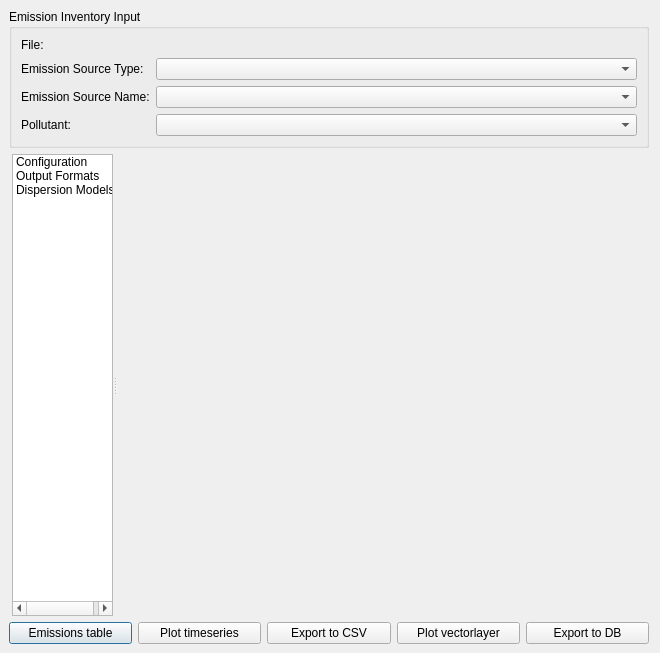
<?xml version="1.0" encoding="UTF-8"?>
<ui version="4.0">
 <class>ResultsAnalysisDialog</class>
 <widget class="QDialog" name="ResultsAnalysisDialog">
  <property name="geometry">
   <rect>
    <x>0</x>
    <y>0</y>
    <width>660</width>
    <height>653</height>
   </rect>
  </property>
  <property name="windowTitle">
   <string>Emission Inventory Analysis</string>
  </property>
  <layout class="QVBoxLayout" name="verticalLayout">
   <property name="leftMargin">
    <number>9</number>
   </property>
   <property name="topMargin">
    <number>9</number>
   </property>
   <property name="bottomMargin">
    <number>9</number>
   </property>
   <item>
    <widget class="QGroupBox" name="outputGroupBox">
     <property name="title">
      <string>Emission Inventory Input</string>
     </property>
     <layout class="QGridLayout" name="gridLayout">
      <item row="0" column="0">
       <widget class="QLabel" name="label_4">
        <property name="sizePolicy">
         <sizepolicy hsizetype="Expanding" vsizetype="Minimum">
          <horstretch>0</horstretch>
          <verstretch>0</verstretch>
         </sizepolicy>
        </property>
        <property name="text">
         <string>File:</string>
        </property>
       </widget>
      </item>
      <item row="0" column="1">
       <widget class="QgsFileWidget" name="result_file_path">
        <property name="sizePolicy">
         <sizepolicy hsizetype="Expanding" vsizetype="Fixed">
          <horstretch>1</horstretch>
          <verstretch>0</verstretch>
         </sizepolicy>
        </property>
       </widget>
      </item>
      <item row="1" column="0">
       <widget class="QLabel" name="label_3">
        <property name="text">
         <string>Emission Source Type:</string>
        </property>
       </widget>
      </item>
      <item row="1" column="1">
       <widget class="QComboBox" name="source_types">
        <property name="sizePolicy">
         <sizepolicy hsizetype="Expanding" vsizetype="Fixed">
          <horstretch>1</horstretch>
          <verstretch>0</verstretch>
         </sizepolicy>
        </property>
       </widget>
      </item>
      <item row="2" column="0">
       <widget class="QLabel" name="label_11">
        <property name="text">
         <string>Emission Source Name:</string>
        </property>
       </widget>
      </item>
      <item row="2" column="1">
       <widget class="QComboBox" name="source_names">
        <property name="sizePolicy">
         <sizepolicy hsizetype="Expanding" vsizetype="Fixed">
          <horstretch>1</horstretch>
          <verstretch>0</verstretch>
         </sizepolicy>
        </property>
       </widget>
      </item>
      <item row="3" column="0">
       <widget class="QLabel" name="label">
        <property name="text">
         <string>Pollutant:</string>
        </property>
       </widget>
      </item>
      <item row="3" column="1">
       <widget class="QComboBox" name="pollutants_names">
        <property name="sizePolicy">
         <sizepolicy hsizetype="Expanding" vsizetype="Fixed">
          <horstretch>1</horstretch>
          <verstretch>0</verstretch>
         </sizepolicy>
        </property>
       </widget>
      </item>
     </layout>
    </widget>
   </item>
   <item>
    <widget class="QFrame" name="configuration_container">
     <property name="sizePolicy">
      <sizepolicy hsizetype="Expanding" vsizetype="Expanding">
       <horstretch>1</horstretch>
       <verstretch>1</verstretch>
      </sizepolicy>
     </property>
     <property name="frameShape">
      <enum>QFrame::NoFrame</enum>
     </property>
     <property name="frameShadow">
      <enum>QFrame::Raised</enum>
     </property>
     <layout class="QGridLayout" name="gridLayout_6">
      <property name="leftMargin">
       <number>0</number>
      </property>
      <property name="topMargin">
       <number>0</number>
      </property>
      <property name="rightMargin">
       <number>0</number>
      </property>
      <property name="bottomMargin">
       <number>0</number>
      </property>
      <property name="horizontalSpacing">
       <number>0</number>
      </property>
      <item row="0" column="1">
       <widget class="QSplitter" name="configuration_splitter">
        <property name="orientation">
         <enum>Qt::Horizontal</enum>
        </property>
        <property name="childrenCollapsible">
         <bool>false</bool>
        </property>
        <widget class="QFrame" name="configuration_modules">
         <property name="sizePolicy">
          <sizepolicy hsizetype="Expanding" vsizetype="Expanding">
           <horstretch>1</horstretch>
           <verstretch>0</verstretch>
          </sizepolicy>
         </property>
         <property name="minimumSize">
          <size>
           <width>32</width>
           <height>0</height>
          </size>
         </property>
         <property name="frameShape">
          <enum>QFrame::NoFrame</enum>
         </property>
         <property name="frameShadow">
          <enum>QFrame::Raised</enum>
         </property>
         <layout class="QVBoxLayout" name="verticalLayout_23">
          <property name="leftMargin">
           <number>3</number>
          </property>
          <property name="topMargin">
           <number>0</number>
          </property>
          <property name="rightMargin">
           <number>0</number>
          </property>
          <property name="bottomMargin">
           <number>0</number>
          </property>
          <item>
           <widget class="QListWidget" name="configuration_modules_list">
            <property name="minimumSize">
             <size>
              <width>32</width>
              <height>0</height>
             </size>
            </property>
            <property name="showDropIndicator" stdset="0">
             <bool>false</bool>
            </property>
            <property name="iconSize">
             <size>
              <width>20</width>
              <height>20</height>
             </size>
            </property>
            <item>
             <property name="text">
              <string>Configuration</string>
             </property>
             <property name="icon">
              <iconset resource="../../images/images.qrc">
               <normaloff>:/images/themes/default/propertyicons/action.svg</normaloff>:/images/themes/default/propertyicons/action.svg</iconset>
             </property>
            </item>
            <item>
             <property name="text">
              <string>Output Formats</string>
             </property>
             <property name="icon">
              <iconset resource="../../images/images.qrc">
               <normaloff>:/images/themes/default/mActionFileSave.svg</normaloff>:/images/themes/default/mActionFileSave.svg</iconset>
             </property>
            </item>
            <item>
             <property name="text">
              <string>Dispersion Models</string>
             </property>
             <property name="icon">
              <iconset resource="../../images/images.qrc">
               <normaloff>:/images/themes/default/propertyicons/editmetadata.svg</normaloff>:/images/themes/default/propertyicons/editmetadata.svg</iconset>
             </property>
            </item>
           </widget>
          </item>
         </layout>
        </widget>
        <widget class="QFrame" name="configuration_stack_container">
         <property name="sizePolicy">
          <sizepolicy hsizetype="Preferred" vsizetype="Preferred">
           <horstretch>10</horstretch>
           <verstretch>0</verstretch>
          </sizepolicy>
         </property>
         <property name="frameShape">
          <enum>QFrame::NoFrame</enum>
         </property>
         <property name="frameShadow">
          <enum>QFrame::Raised</enum>
         </property>
         <layout class="QVBoxLayout" name="verticalLayout_5">
          <property name="leftMargin">
           <number>6</number>
          </property>
          <property name="topMargin">
           <number>0</number>
          </property>
          <property name="rightMargin">
           <number>0</number>
          </property>
          <property name="bottomMargin">
           <number>6</number>
          </property>
          <item>
           <widget class="QStackedWidget" name="configuration_stack">
            <property name="currentIndex">
             <number>0</number>
            </property>
            <widget class="QWidget" name="output_modules_page">
             <layout class="QVBoxLayout" name="verticalLayout_9">
              <property name="leftMargin">
               <number>0</number>
              </property>
              <property name="topMargin">
               <number>0</number>
              </property>
              <property name="rightMargin">
               <number>0</number>
              </property>
              <property name="bottomMargin">
               <number>0</number>
              </property>
              <item>
               <widget class="QTabWidget" name="output_modules_tab_widget">
                <property name="geometry">
                 <rect>
                  <x>12</x>
                  <y>6</y>
                  <width>561</width>
                  <height>171</height>
                 </rect>
                </property>
                <property name="minimumSize">
                 <size>
                  <width>0</width>
                  <height>100</height>
                 </size>
                </property>
                <property name="font">
                 <font>
                  <kerning>true</kerning>
                 </font>
                </property>
                <property name="tabPosition">
                 <enum>QTabWidget::North</enum>
                </property>
                <property name="tabShape">
                 <enum>QTabWidget::Rounded</enum>
                </property>
                <property name="currentIndex">
                 <number>-1</number>
                </property>
                <property name="documentMode">
                 <bool>true</bool>
                </property>
                <property name="movable">
                 <bool>false</bool>
                </property>
               </widget>
              </item>
             </layout>
            </widget>
            <widget class="QWidget" name="dispersion_modules_page">
             <layout class="QVBoxLayout" name="verticalLayout_9">
              <property name="leftMargin">
               <number>0</number>
              </property>
              <property name="topMargin">
               <number>0</number>
              </property>
              <property name="rightMargin">
               <number>0</number>
              </property>
              <property name="bottomMargin">
               <number>0</number>
              </property>
              <item>
               <widget class="QTabWidget" name="dispersion_modules_tab_widget">
                <property name="geometry">
                 <rect>
                  <x>12</x>
                  <y>-4</y>
                  <width>521</width>
                  <height>261</height>
                 </rect>
                </property>
                <property name="minimumSize">
                 <size>
                  <width>0</width>
                  <height>100</height>
                 </size>
                </property>
                <property name="currentIndex">
                 <number>-1</number>
                </property>
                <property name="documentMode">
                 <bool>true</bool>
                </property>
               </widget>
              </item>
             </layout>
            </widget>
           </widget>
          </item>
         </layout>
        </widget>
       </widget>
      </item>
     </layout>
    </widget>
   </item>
    <item>
     <layout class="QHBoxLayout" name="gridLayout_3">
      <item>
       <widget class="QPushButton" name="ResultsTableButton">
        <property name="text">
         <string>Emissions table</string>
        </property>
       </widget>
      </item>
      <item>
       <widget class="QPushButton" name="plot_time_series_vs_emissions">
        <property name="toolTip">
         <string>Plot time vs. emission of pollutant</string>
        </property>
        <property name="text">
         <string>Plot timeseries</string>
        </property>
       </widget>
      </item>
      <item>
       <widget class="QPushButton" name="toCSVButton">
        <property name="text">
         <string>Export to CSV</string>
        </property>
       </widget>
      </item>
      <item>
       <widget class="QPushButton" name="add_contour">
        <property name="enabled">
         <bool>true</bool>
        </property>
        <property name="toolTip">
         <string>Visualize emissions by adding a new layer.</string>
        </property>
        <property name="text">
         <string>Plot vectorlayer</string>
        </property>
       </widget>
      </item>
      <item>
       <widget class="QPushButton" name="toDBButton">
        <property name="text">
         <string>Export to DB</string>
        </property>
       </widget>
      </item>
     </layout>
    </item>
  </layout>
 </widget>
 <customwidgets>
  <customwidget>
   <class>QgsFileWidget</class>
   <extends>QWidget</extends>
   <header>qgsfilewidget.h</header>
   <container>1</container>
  </customwidget>
 </customwidgets>
 <resources/>
 <connections/>
</ui>
